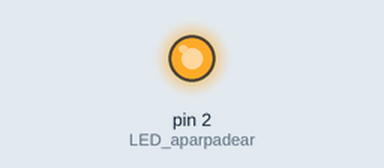
Bench run of a sketch on a simulated Arduino Uno, built with avr-gcc and run on an emulated ATmega328P. Parts: output pins drawn as LEDs (lit = HIGH).

Above: at 0.1 s.
Timing chart, 0 to 1.6 s (numbered marks = the images above):
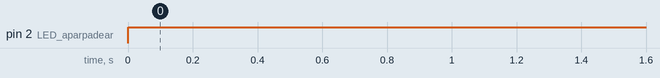

Measured:
- by itself, pin 2 (LED_aparpadear): LOW → HIGH at 0.00 s

The sketch:

Button.ino
```cpp
int LED_aparpadear = 2;                 // Definimos la variable y el número del GPIO a conectar el LED a parpadear.
                                        // Lo hacemos en el encabezado del programa para que
                                        // sea una variable global, accesible a todo el programa.

void setup() {                          // La función “setup” incializa las configuraciones de
                                        // los diferentes elementos del programa.
                                        // Únicamente se ejecuta una vez.
  pinMode(LED_aparpadear, OUTPUT);      // Inicializa el LED_aparpadear como una salida.
}

void loop() {
                           // La función “loop” se ejecuta una y otra vez, indefinidamente.
  digitalWrite(LED_aparpadear, HIGH);   // Enciende el LED.                         // Espera un segundo.                         // Espera dos segundos.
}
```
